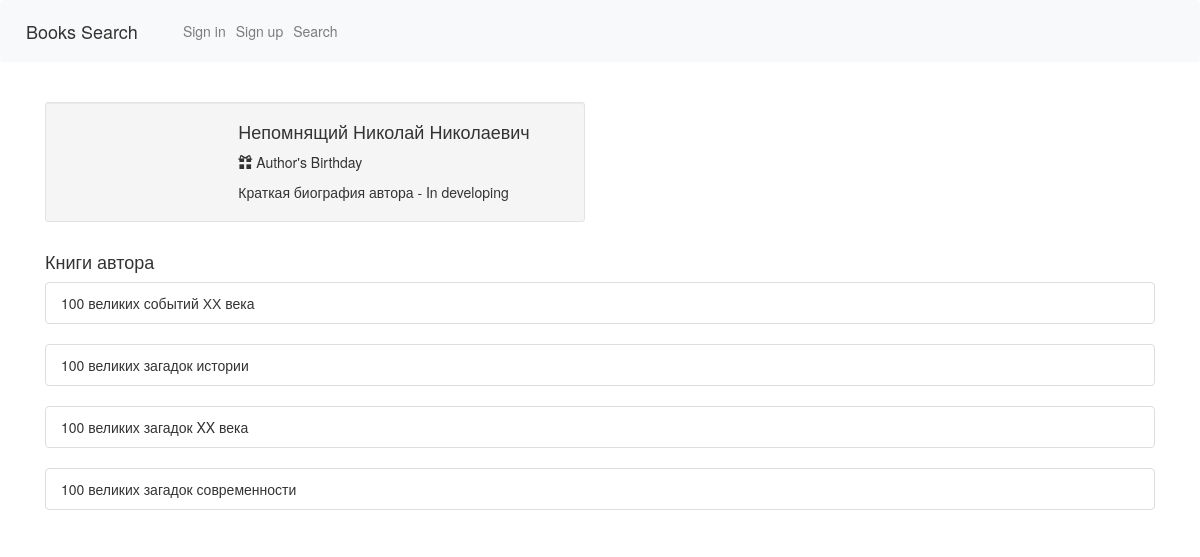
/profile/156, run on the app's committed database.
### webapp/model.py (models this page shows)
class Authors(db.Model, UserMixin):
    id = db.Column(db.Integer, primary_key=True)
    name = db.Column(db.String(120))
    author_bio = db.Column(db.String(120))

class Books(db.Model, UserMixin):
    id = db.Column(db.Integer, primary_key=True)
    book_name = db.Column(db.String(120))
    publication_date = db.Column(db.String(120), nullable=True)
    isbn = db.Column(db.String(120), nullable=True)
    book_image = db.Column(db.String(120), nullable=True)
    book_annotation = db.Column(db.String(1200), nullable=True)
    book_genre = db.Column(db.String(120), nullable=True)
    book_publisher = db.Column(db.String(120), nullable=True)
    book_coauthor = db.Column(db.String(120), nullable=True)
    book_quantity = db.Column(db.Integer, nullable=True)
    author_id = db.Column(db.Integer, db.ForeignKey('authors.id'))

### webapp/__init__.py (the view)
    @app.route('/profile/<id>')
    def profile(id):
        title = "Об авторе"
        all_books_of_author = Books.query.filter_by(author_id=id).all()
        for person in all_books_of_author:
            authors = Authors.query.filter_by(id=person.author_id)[0]
            return render_template(
                'profile.html',
                page_title=title,
                person=authors,
                author_books=all_books_of_author
            )

### webapp/templates/profile.html (shortened to what this page needs)
{% extends "base.html" %}
{% block content %}
    <br>
<link href="//netdna.bootstrapcdn.com/bootstrap/3.0.0/css/bootstrap.min.css" rel="stylesheet" id="bootstrap-css">
<div class="container">
    <div class="row">
        <div class="col-xs-12 col-sm-6 col-md-6">
            <div class="well well-sm">
                <div class="row">
                    <div class="col-sm-6 col-md-4">
                    </div>
                    <div class="col-sm-6 col-md-8">
                        <h4>
                            {{ person.name }}</h4>
                        <p>
                            <i class="glyphicon glyphicon-gift"></i>    Author's Birthday</p>
                            <div class="btn-group">
                                <p> {{ person.author_bio }}</p>
                            </div>
                        </div>
                    </div>
                </div>
            </div>
        <br>
    </div>
    <h4>Книги автора</h4>
            {% for book in author_books %}
        <ul class="list-group ">
  <li class="list-group-item"> {{ book.book_name }}</li>
</ul>
    {% endfor %}
        </div>
{% endblock %}

### data on the page
Authors: name "Непомнящий Николай Николаевич", author_bio "Краткая биография автора - In developing"
Books: book_name "100 великих событий ХХ века"
Books: book_name "100 великих загадок истории"
Books: book_name "100 великих загадок XX века"
Books: book_name "100 великих загадок современности"
